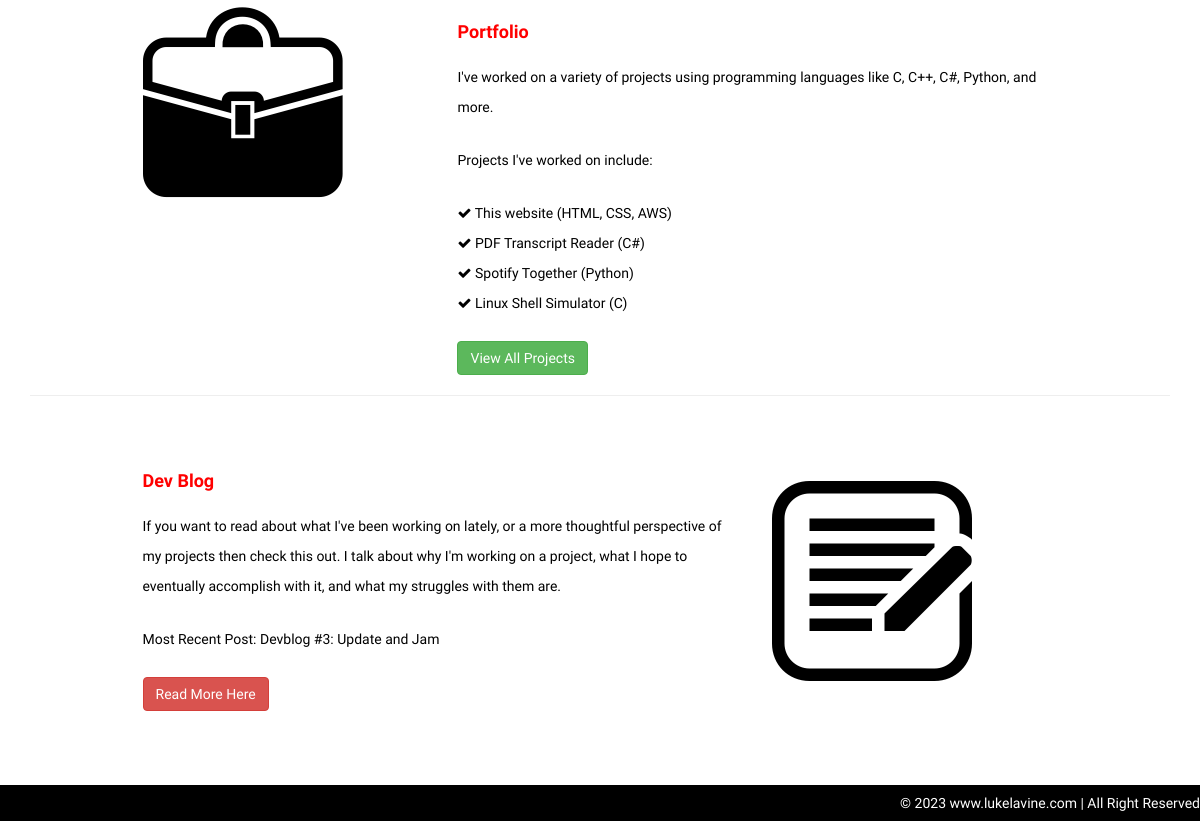
The app's page / (lower part), older data.
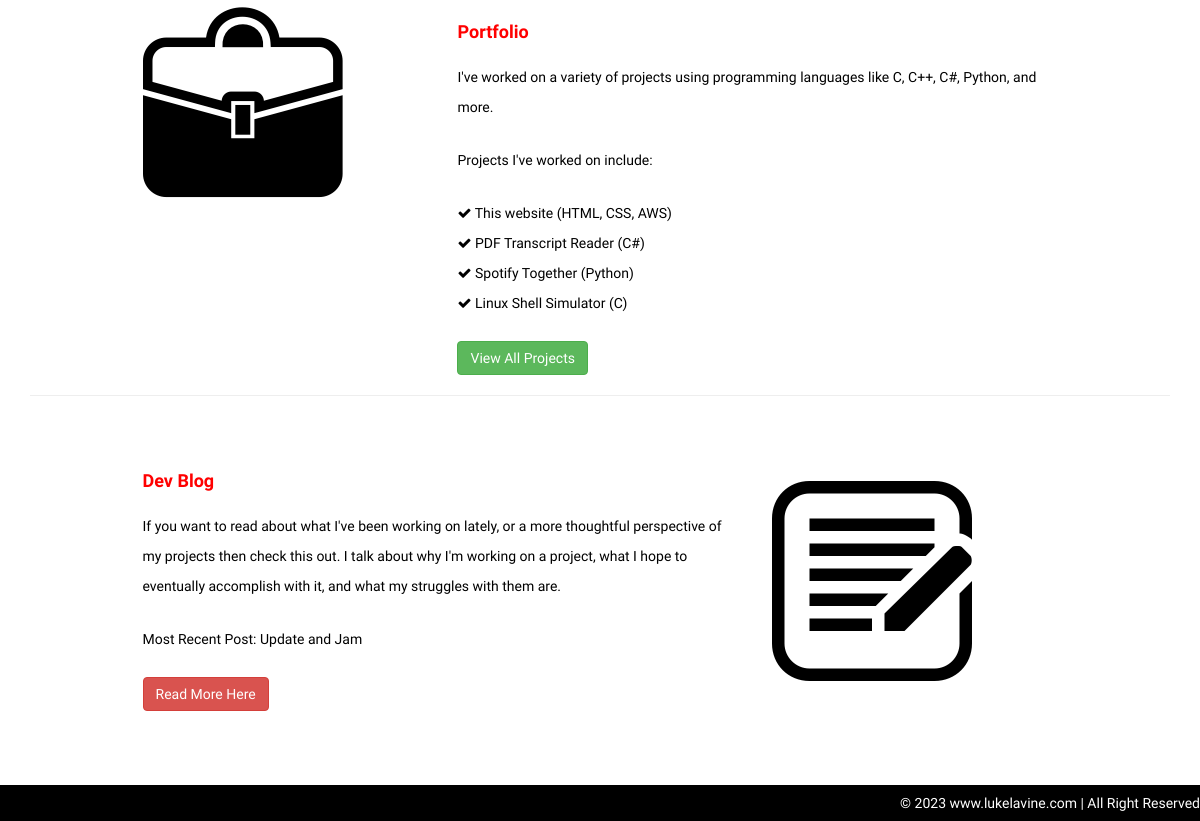
The same page, newer data.
### blog/models.py (models this page shows)
class Post(models.Model):
	id = models.IntegerField(primary_key=True)
	published = models.DateTimeField('date published')
	title = models.CharField(max_length = 100)
	text = models.TextField(blank=True)

### home/views.py (the view)
# urls.py: 2. Add a URL to urlpatterns:  path('', views.home, name='home')
def home(request):
	recent_post = Post.objects.latest('published')
	context = {'recent_post': recent_post}
	return render(request, 'home/index.html', context)

### home/templates/home/index.html (shortened to what this page needs)
{% extends 'home/base.html' %}
{% load static %}
{% block content %}
    <div id="products-section" >
         <div class="container" >
            <div class="row main-low-margin" >
                <div class="col-md-10  col-md-offset-1 ">
 <div class="col-md-4 col-sm-4" data-scrollreveal="enter left and move 100px, wait 0.8s">
                    <img src="{% static 'assets/img/product/portfolio.png' %}" alt="">
                </div>
                <div class="col-md-8 " data-scrollreveal="enter right and move 100px, wait 0.4s">
                    <h4 >  <strong class="color-red"> Portfolio </strong></h4>
                    <p>
                        I've worked on a variety of projects using programming languages like C, C++, C#, Python, and more.
                    </p>
                    <p>
                        Projects I've worked on include:
                    </p>
                    <p>
                       <i class="fa fa-check"></i> This website (HTML, CSS, AWS)<br />
                       <i class="fa fa-check"></i> PDF Transcript Reader (C#)<br />
                       <i class="fa fa-check"></i> Spotify Together (Python)<br />
					   <i class="fa fa-check"></i> Linux Shell Simulator (C)<br />
                    </p>
		    <a href="{% url 'portfolio:portfolio' %}" class="btn btn-success" >View All Projects</a>
                </div>
                </div>
            </div>
            <hr />
           <div class="row main-low-margin bottam-pad" >
                 <div class="col-md-10  col-md-offset-1 ">
                <div class="col-md-8 " data-scrollreveal="enter left and move 100px, wait 0.4s">
                    <h4 >  <strong class="color-red"> Dev Blog </strong></h4>
                    <p>
                        If you want to read about what I've been working on lately, or a more thoughtful perspective of my projects then check this out. I talk about why I'm working on a project, what I hope to eventually accomplish with it, and what my struggles with them are.
                    </p>
                    <p>
                        Most Recent Post: {{recent_post.title}}
                    </p>
                    <a href="{% url 'blog:index' %}" class="btn btn-danger" >Read More Here</a>
                </div>
                <div class="col-md-4 " data-scrollreveal="enter right and move 100px, wait 0.4s">
                    <img class="img-margin-product" src="{% static 'assets/img/product/blog.png' %}" alt="">
                </div>
                     </div>
            </div>
        </div>
    </div>
{% endblock %}

### home/templates/home/base.html (shortened to what this page needs)
{% load static %}
<head>
    <link href="{% static 'assets/css/bootstrap.css' %}" rel="stylesheet" />
    <link href="{% static 'assets/css/font-awesome.min.css' %}" rel="stylesheet" />
    <link href="{% static 'assets/css/style.css' %}" rel="stylesheet" />
</head>
<body>
	<div style="padding-bottom:70px;">
	{% block content %}
	{% endblock %}
	</div>
	<div id="footer" class="navbar-fixed-bottom">
        <div class="container">
            <div class="row ">
                &copy; 2023 www.lukelavine.com | All Right Reserved
            </div>
        </div>
    </div>
</body>

### home/static/assets/css/style.css (style rules this page uses)
body { font-family:'Open Sans', sans-serif; font-weight: 400; font-size: 14px; color: #000; margin-top: 40px; line-height:16px; }
h1, h2, h3, h4, h5, h6 { font-family:'Open Sans', sans-serif; font-weight: 500; line-height:40px; }
.main-low-margin { margin-top: 55px; }
a,a:hover { text-decoration:none; }
p { line-height: 30px; margin-bottom: 23px; }
.img-margin-product { margin-top:30px; }
.bottam-pad { padding-bottom:40px; }
.color-red { color:#ff0000; }
#footer { background-color: #000000; color: #fff; text-align: right; padding: 10px 30px 10px 30px; }

Row changes from the older to the newer data that the page shows:
changed Post: title "Devblog #3: Update and Jam" → "Update and Jam"
